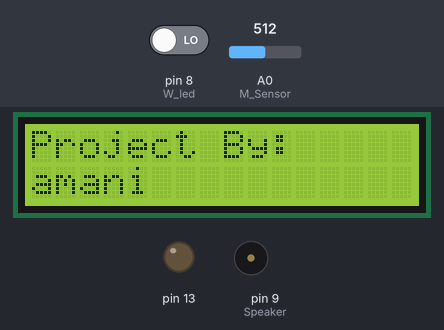
A sketch run on a simulated Arduino Uno, built with avr-gcc and run on an emulated ATmega328P. Parts: 16×2 character LCD, output pins drawn as LEDs (lit = HIGH), buzzer (waves = sounding). The test bench sets the inputs (shaded band); at power-on: A0 (M_Sensor) = 512, pin 8 (W_led) LOW. The modem accepts every AT command (registered, SIM ready, sends succeed) and sends nothing else.

Above: at 1.1 s.
At 3.2 s:
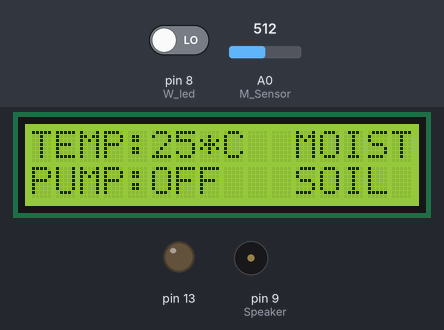
3.3 s: A0 (M_Sensor) set to 689
5.3 s: A0 (M_Sensor) set to 713
At 6.5 s:
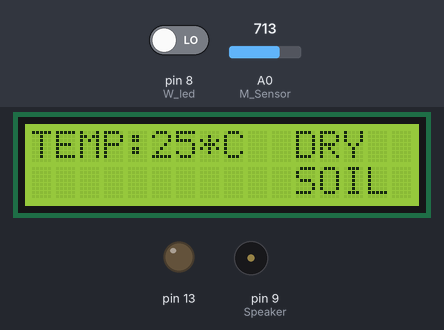
11.7 s: A0 (M_Sensor) set to 290
At 16.3 s:
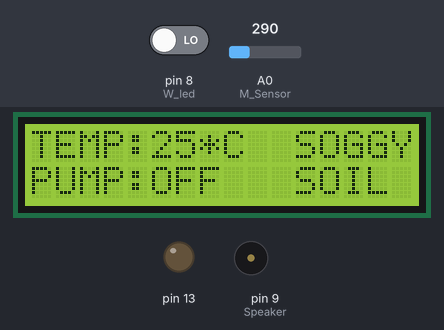
Timing chart, 0 to 17.8 s (numbered marks = the images above; inputs shaded):
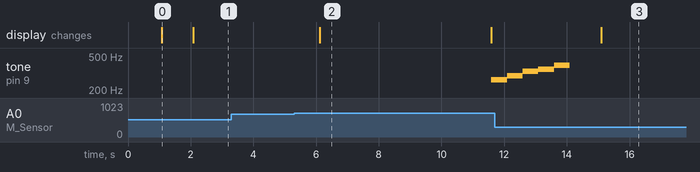

Measured:
- the behaviour switches between 700 and 701 on A0 (M_Sensor) (found by bisection; images 1 and 2)
- after the input at 3.3 s, every drawn part: stays the same
- after the input at 5.3 s, tone on pin 9 (Speaker): silent → 262 Hz after 6.3 s; the display: changes after 0.82 s (image 2)
- after the input at 11.7 s, tone on pin 9 (Speaker): goes on until 14.1 s, then stays silent; the display: changes after 3.4 s (image 3)
- what the display in image 0 shows lasts 1.0 s, from 1.1 s to 2.1 s
- what the display in image 2 shows lasts 5.5 s, from 6.1 s to 11.6 s

The sketch:

amani.ino
```cpp
#include<SoftwareSerial.h>
#include <LiquidCrystal.h>
LiquidCrystal lcd(2, 3, 4, 5,6, 7);
SoftwareSerial SIM800L(11,10);

#define NOTE_C4 262
#define NOTE_D4 294
#define NOTE_E4 330
#define NOTE_F4 349
#define NOTE_G4 392
#define NOTE_A4 440
#define NOTE_B4 494
#define NOTE_C5 523
#define PHONE_NUMBER "0762728106" // Phone number to send SMS to

int temp;
int T_Sensor = A1;
int M_Sensor = A0;
int W_led = 8;
int P_led = 13;
int Speaker = 9;
int val;
int cel;
bool above35Notified = false; // Flag to track whether a message has been sent for above 35
bool below35Notified = false; // Flag to track whether a message has been sent for below 35

void setup()
 {
  SIM800L.begin(9600);

  Serial.begin(9600);
  lcd.begin(16, 2);
    lcd.clear();
    pinMode(13,OUTPUT);
    pinMode(8,INPUT);
    pinMode(9,OUTPUT);

    val = analogRead(T_Sensor); //Read Temperature sensor value
    int mv = ( val/1024.0)*5000;
    cel = mv/10;


    lcd.setCursor(0,0);
    lcd.print("Smart Irrigation");
    lcd.setCursor(0,1);
    lcd.print("System");
    delay(1000);
    lcd.clear();

     lcd.clear();
    lcd.setCursor(0,0);
    lcd.print("Project By:");
    lcd.setCursor(0,1);
    lcd.print("amani");
    delay(1000);
}

void loop()
{

  lcd.clear();
  int Moisture = analogRead(M_Sensor); //Read Moisture Sensor Value

  lcd.setCursor(0,0);
  lcd.print("TEMP:");
  lcd.setCursor(5,0);
  lcd.print(cel);
  lcd.setCursor(7,0);
  lcd.print("*C");

 if (Moisture> 700&& !above35Notified)   // for dry soil
  {
        lcd.setCursor(11,0);
        lcd.print("DRY");
        lcd.setCursor(11,1);
        lcd.print("SOIL");
       if (digitalRead(W_led)==1) //test the availability of water in storage
       {
         digitalWrite(13, HIGH);
          sendSMS(PHONE_NUMBER, "Low Soil Moisture detected. Motor turned ON"); // Send SMS
          above35Notified = true; // Set flag to true to indicate message has been sent
          below35Notified = false; // Reset below 35 flag
         lcd.setCursor(0,1);
         lcd.print("PUMP:ON");
               }
       else
       {
         digitalWrite(13, LOW);
         sendSMS(PHONE_NUMBER, "Soil Moisture is Normal. Motor turned OFF"); // Send SMS
    below35Notified = true; // Set flag to true to indicate message has been sent
    above35Notified = false; // Reset above 35 flag
         lcd.setCursor(0,1);
         lcd.print("PUMP:OFF");


           tone(Speaker, NOTE_C4, 500);
           delay(500);
           tone(Speaker, NOTE_D4, 500);
           delay(500);
           tone(Speaker, NOTE_E4, 500);
           delay(500);
           tone(Speaker, NOTE_F4, 500);
           delay(500);
           tone(Speaker, NOTE_G4, 500);
           delay(500);
       }
    }

     if (Moisture>= 300 && Moisture<=700) //for Moist Soil
    {
      lcd.setCursor(11,0);
     lcd.print("MOIST");
     lcd.setCursor(11,1);
     lcd.print("SOIL");
     digitalWrite(13,LOW);
     lcd.setCursor(0,1);
     lcd.print("PUMP:OFF");
  }

  if (Moisture < 300)  // For Soggy soil
  {
    lcd.setCursor(11,0);
     lcd.print("SOGGY");
     lcd.setCursor(11,1);
     lcd.print("SOIL");
     digitalWrite(13,LOW);
     lcd.setCursor(0,1);
     lcd.print("PUMP:OFF");
  }
 delay(1000);
}


 void sendSMS(String number, String message) {
   SIM800L.println("AT+CMGF=1"); // Set the SMS mode to text
  delay(100);
  SIM800L.print("AT+CMGS=\"");
   SIM800L.print(number);
   SIM800L.println("\"");
  delay(100);
   SIM800L.println(message);
  delay(100);
  SIM800L.println((char)26); // End AT command with Ctrl+Z
  delay(100);
   SIM800L.println();
  delay(5000); // Wait for the SMS to be sent
}
```
